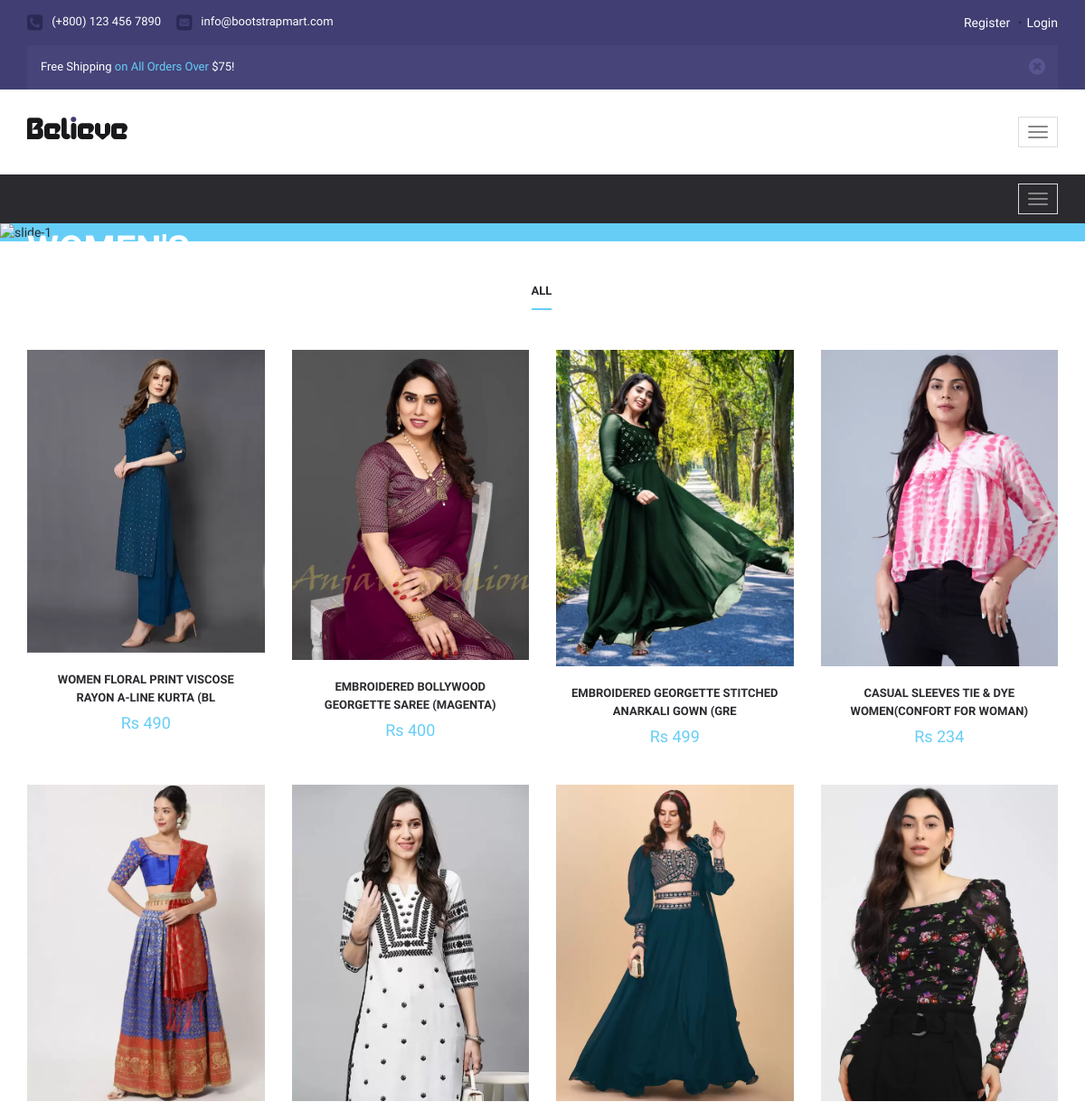
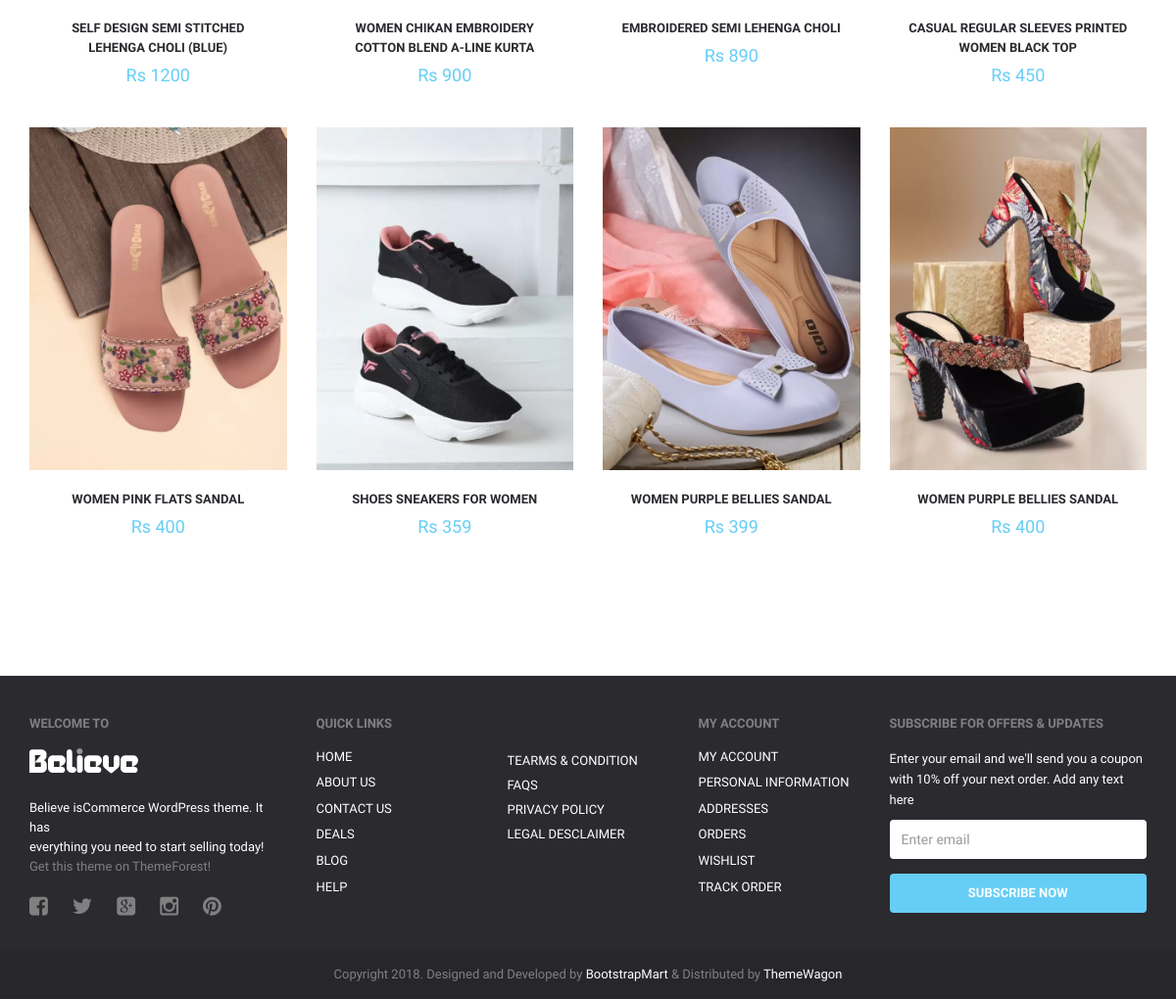
Screenshot of /women/ with the database file from the repository (2 pictures, top to bottom).
### a1/models.py (models this page shows, shortened)
class Product(models.Model):
    seller=models.ForeignKey(User, on_delete=models.CASCADE)
    choice=(
        ("Electronics","Electronics"),
        ("Men","Men"),
        ("Women","Women"),
        ("Baby & Kids","Baby & Kids"),
        ("Home & Kitchens","Home & Kitchens"),
        ("Books","Books"),
        ("Other","Other"),
    )
    product_category=models.CharField(max_length=50, choices=choice, default="Others")
    product_name=models.CharField(max_length=50)
    product_price=models.PositiveIntegerField()
    product_desc=models.CharField(max_length=300,default="")
    product_date=models.DateField(auto_now_add=True)
    product_image=models.ImageField(upload_to="product_image")

### a1/views.py (the view)
# urls.py: path('women/',views.women,name='women'),                          # Women page Url
def women(request):                             #women page functions
    product=Product.objects.filter(product_category="Women")
    return render(request,'women.html',{'product':product})

### a1/templates/women.html (shortened to what this page needs)
{% extends 'header.html' %}
{% load static %}
{% block content %}
<!DOCTYPE html>
<html lang="en">
  <head>
  </head>
  <body>
    <div id="cat-nav">
        <div class="container">
            <nav class="navbar navbar-default">
                <div class="navbar-header">
                    <button type="button" class="navbar-toggle collapsed" data-toggle="collapse" data-target="#cat-nav-mega">
                        <span class="icon-bar"></span>
                        <span class="icon-bar"></span>
                        <span class="icon-bar"></span>
                    </button>
                </div>
            </nav>
        </div>
        </div>
      <div id="wrapper" class="homepage-1">
          <div id="main-slider">
              <div id="home-slider" class="owl-carousel owl-theme">
                  <div class="item">
                      <img src="https://cdn.laredoute.com/blogs/images/3/43b57efc46866.jpg" alt="slide-1" class="img-responsive">
                      <div class="slider-desc">
                          <div class="container">
                              <div class="row">
                                  <div class="col-md-6">
                                      <div class="slide-offers-left">
                                          <div class="slide-offers-title">Women's</div>
                                      </div>
                                  </div>
                              </div>
                          </div>
                      </div>
                  </div>
              </div>
          </div>
      <div class="newest">
                  <div class="container">
                      <div class="newest-content">
                          <div class="newest-tab">
                              <ul id="myTab" class="nav nav-tabs newest" role="tablist">
                                  <li role="presentation" class="active">
                                      <a href="#1" id="cat-1" role="tab" data-toggle="tab" aria-controls="1" aria-expanded="true">All</a>
                                  </li>
                              </ul>
                              <div id="myTabContent" class="tab-content">
                                  <div role="tabpanel" class="tab-pane fade in active" id="1" aria-labelledby="cat-1">
                                      <div class="row clearfix">
                                        {%for i in product %}
                                          <div class="col-md-3 prdct-grid">
                                              <div class="product-fade">
													<div class="product-fade-wrap">
                                                        <div id="product-image">
                                                            <div class="item"><img src="{{i.product_image.url}}" alt="Images" class="img-responsive"></div>
                                                        </div>
													</div>
                                              </div>
                                              <div class="product-name">
                                                  <a href="{%url 'product-detail' pk=i.pk%}">{{i.product_name}}</a>
                                              </div>
                                              <div class="product-price">
                                                   Rs {{i.product_price}}
                                              </div>
                                          </div>
                                          {% endfor %}
                                      </div>
                                  </div>
                              </div>
                          </div>
                      </div>
                  </div>
              </div>
        </div>
  </body>
</html>
{% endblock %}

### a1/static/responsive.css (style rules this page uses)
@media (max-width:1200px) { #cat-nav .navbar-toggle { margin:10px 0; } }
@media (max-width:1200px) { .navbar-header { float: none; } }
@media (max-width:1200px) { .navbar-toggle { display: block; margin:0 15px; border-radius:0; } }

### rows the page displays
Product: product_image (picture), product_name "WOMEN FLORAL PRINT VISCOSE RAYON A-LINE KURTA (BL", product_price "490"
Product: product_image (picture), product_name "EMBROIDERED BOLLYWOOD GEORGETTE SAREE (MAGENTA)", product_price "400"
Product: product_image (picture), product_name "EMBROIDERED GEORGETTE STITCHED ANARKALI GOWN (GRE", product_price "499"
Product: product_image (picture), product_name "CASUAL SLEEVES TIE & DYE WOMEN(CONFORT FOR WOMAN)", product_price "234"
Product: product_image (picture), product_name "SELF DESIGN SEMI STITCHED LEHENGA CHOLI (BLUE)", product_price "1200"
Product: product_image (picture), product_name "WOMEN CHIKAN EMBROIDERY COTTON BLEND A-LINE KURTA", product_price "900"
Product: product_image (picture), product_name "EMBROIDERED SEMI LEHENGA CHOLI", product_price "890"
Product: product_image (picture), product_name "CASUAL REGULAR SLEEVES PRINTED WOMEN BLACK TOP", product_price "450"
Product: product_image (picture), product_name "WOMEN PINK FLATS SANDAL", product_price "400"
Product: product_image (picture), product_name "SHOES SNEAKERS FOR WOMEN", product_price "359"
Product: product_image (picture), product_name "WOMEN PURPLE BELLIES SANDAL", product_price "399"
Product: product_image (picture), product_name "WOMEN PURPLE BELLIES SANDAL", product_price "400"
